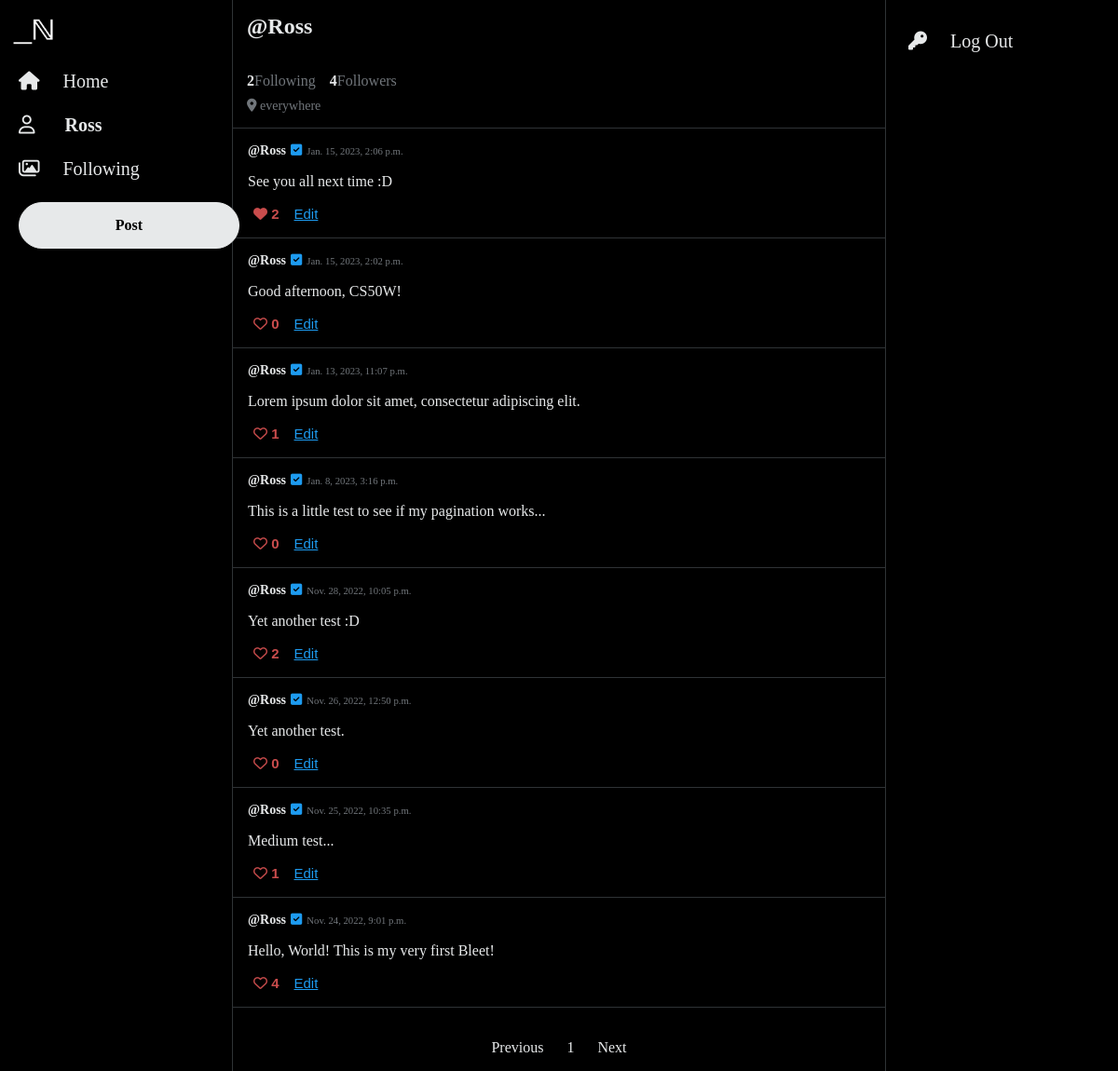
/profile/1 (signed in), run on the app's committed database.
### network/models.py (models this page shows, shortened)
class User(AbstractUser):
    pass

class Tweet(models.Model):
    author = models.ForeignKey(User, on_delete=models.CASCADE)
    tweetText = models.CharField(max_length=255)
    posted = models.DateTimeField(auto_now_add=True)
    like = models.ManyToManyField(User, blank=True, related_name="likes")

### network/views.py (the view)
# urls.py: path("profile/<int:user_id>", views.profile, name="profile"),
@login_required(redirect_field_name='my_redirect_field')
def profile(request, user_id):
    profile = User.objects.get(id=user_id)
    if Follow.objects.filter(user=user_id, followed_by=request.user).exists():
        following_status = True
    else:
        following_status = False
    followList = []
    following = request.user.following.all()
    for x in following:
        followList.append(x.user.id)
    tweets = Tweet.objects.filter(author=user_id).order_by('-posted')
    paginator = Paginator(tweets, 10)
    page_number = request.GET.get('page')
    page_obj = paginator.get_page(page_number)
    return render(request, "network/profile.html", {
        "page_obj": page_obj,
        "viewed_profile": profile.username,
        "viewed_profile_id": user_id,
        "tweets": tweets,
        "following": profile.following.all().count(),
        "followedBy": Follow.objects.filter(user=user_id).count(),
        "following_status": following_status
    })

### network/templates/network/profile.html (shortened to what this page needs)
{% extends "network/layout.html" %}
{% block body %}
<div class="profile">
   <h2 style="margin-top: 0;" data-id="{{viewed_profile_id}}">@{{viewed_profile}}</h2>
   <div class="profile-box">
   <div>
      <div style="display: flex;">
         <p class="follow-number">{{following}}</p> <p class="text-profile">Following</p> <p class="follow-number">{{followedBy}}</p> <p class="text-profile">Followers</p>
      </div>
   <span class="everywhere"><i class="fa-solid fa-location-dot"></i> everywhere</span>
   </div>
   </div>
</div>
<div class="container">
   {% for tweet in page_obj %}
   <div class="post">
      <div class="card" data-id="{{tweet.id}}">
         <div class="card-body rounded">
            <div class="card-info">
            <a class="card-title" href="{% url 'profile' user_id=tweet.author.id%}"><strong>@{{ tweet.author }}</strong></a>
            <i class="fa-solid fa-square-check" id="check"></i>
            <h6 class="card-subtitle">{{tweet.posted}}</h6>
            </div>
            <p class="card-text" id="tweetText">{{tweet.tweetText}}</p>
            {% if user.username in tweet.like.all|stringformat:'s' %}
            <button class="button-like" id="foo-like">
               <i class="fa-solid fa-heart"></i>&nbsp;<span id="number">{{ tweet.like.all.count }}</span>
            </button>
            {% else %}
            <button class="button-secondary" id="foo">
               <i class="fa-regular fa-heart"></i>&nbsp;<span id="number">{{ tweet.like.all.count }}</span>
            </button>
            {% endif %}
            {% if user.username == tweet.author|stringformat:'s' %}
            <button class="button-edit" id="edit">  Edit</button>
            {% endif %}
         </div>
      </div>
   </div>
   {% endfor %}
   <br>
   <nav aria-label="Page">
      <ul class="pagination">
         {% if page_obj.has_previous %}
         <li class="page-item">
            <a class="page-link" href="?page={{ page_obj.previous_page_number }}">Previous</a>
         </li>
         {% else %}
         <li class="page-item disabled">
            <a class="page-link disabled" href="#" tabindex="-1" aria-disabled="True">Previous</a>
         </li>
         {% endif %}
         {% for i in page_obj.paginator.page_range %}
         {% if page_obj.number == i %}
         <li class="page-item active" aria-current="page">
            <span class="page-link">
               {{ i }}
            </span>
         </li>
         {% else %}
         <li class="page-item"><a class="page-link" href="?page={{ i }}">{{ i }}</a></li>
         {% endif %}
         {% endfor %}
         {% if page_obj.has_next %}
         <li class="page-item">
            <a class="page-link" href="?page={{ page_obj.next_page_number }}">Next</a>
         </li>
         {% else %}
         <li class="page-item disabled">
            <a class="page-link disabled" href="#" tabindex="-1" aria-disabled="True">Next</a>
         </li>
         {% endif %}
      </ul>
   </nav>
</div>
{% endblock %}

### network/templates/network/layout.html (shortened to what this page needs)
{% load static %}
<!DOCTYPE html>
<html lang="en">
    <head>
        <link rel="stylesheet" href="{% static 'network/styles.css' %}"/>
        <link rel="stylesheet" href="https://cdnjs.cloudflare.com/ajax/libs/font-awesome/6.7.2/css/all.min.css">
    </head>
    <body>
        <header>
            <div class="sticky">
                <div class="logo">
                    <a href="{% url 'index' %}">
                        <img src="{% static '/network/logo.webp' %}" height="45" alt="logo"/>
                    </a>
                </div>
                <nav>
                    <div>
                        <ul style="margin: 0;">
                            {% if user.is_authenticated %}
                                <li class="nav-item">
                                    <a class="nav-link" href="{% url 'allPosts' %}">
                                        <i class="fa-sharp fa-solid fa-house" id="nav-icon"></i>
                                        <span class="nav-text">Home</span>
                                    </a>
                                </li>
                                <li class="nav-item">
                                    <a class="nav-link" href="{% url 'profile' user_id=user.id%}">
                                        <i class="fa-regular fa-user" id="nav-icon"></i>
                                        <strong class="nav-text" style="margin-left: 27px;">{{ user.username }}</strong>
                                    </a>
                                </li>
                                <li class="nav-item">
                                    <a class="nav-link" href="{% url 'following' %}">
                                        <i class="fa-regular fa-images"></i>
                                        <span class="nav-text">Following</span>
                                    </a>
                                </li>
                                <li class="nav-item button">
                                    <a class="nav-button" href="{% url 'tweet' %}" role="button">Post</a>
                                </li>
                            {% endif %}
                        </ul>
                    </div>
                </nav>
            </div>
        </header>
        <div class="body">
            {% block body %}
            {% endblock %}
        </div>
        <footer>
            <div class="sticky" style="margin-left: 12px;">
                <ul>
                    <li class="nav-item">
                        <a class="nav-link" href="{% url 'logout' %}" role="button">
                            <i class="fa-solid fa-key"></i>
                            <span class="nav-text">Log Out</span>
                        </a>
                    </li>
                </ul>
            </div>
        </footer>
    </body>
</html>

### network/static/network/styles.css (style rules this page uses)
body { display: flex; color: #e7e9ea; justify-content: center; background-color: #000; font-family: TwitterChirp; margin-top: 0; margin-bottom: 0; }
header { width: 275px; border-right: 1px solid #2F3336; }
footer { width: 275px; border-left: 1px solid #2F3336; }
ul { padding-inline-start: 0; }
#nav-icon { font-size: 20px; color: #e7e9ea; }
a.nav-link { font-size: 20px; color: #e7e9ea; text-decoration: none; }
a.card-title { margin: 0; color: #e7e9ea; text-decoration: none; font-size: 14px; }
a.page-link { color: #1d9bf0; }
a.page-link.disabled { color: #e7e9ea; text-decoration: none; cursor: default; }
.sticky { position: fixed; margin-top: 5px; }
.nav-item { align-items: center; display: flex; padding: 12px; }
.logo { padding: 5px; }
.nav-text { margin-left: 20px; margin-right: 16px; }
.nav-button { background-color: #e7e9ea; border: 1px solid #e7e9ea; border-radius: 25px; padding: 15px 25px; text-align: center; color: #000; text-decoration: none; font-weight: 600; width: 185px; }
.nav-item.button { background-color: transparent; border-radius: 25px; width: auto; }
.body { max-width: 750px; min-width: 700px; }
.post { border-bottom: 1px solid #2F3336; padding: 16px; }
.card-info { display: flex; align-items: baseline; gap: 5px; }
.card-subtitle { margin: 0; font-weight: normal; color: #71767b; }
#check { color: #1d9bf0; font-size: 14px; }
#foo { border: none; background-color: transparent; color: #c94c4c; font-size: 15px; cursor: pointer; }
#foo-like { border: none; background-color: transparent; color: #c94c4c; font-size: 15px; font-weight: bold; cursor: pointer; }
#number { font-weight: bold; }
.button-edit { border: none; background-color: transparent; color: #1d9bf0; font-size: 15px; cursor: pointer; text-decoration: underline; }
.pagination { display: flex; justify-content: center; gap: 25px; align-items: center; }
.page-item { display: block; }
.profile { border-bottom: 1px solid #2F3336; padding: 15px; }
p.follow-number { font-weight: 600; margin-bottom: .5em; }
p.text-profile { margin-right: 15px; font-weight: normal; color: #71767b; margin-bottom: .5em; }
span.everywhere { color: #71767b; font-size: 14px; }
.profile-box { display: flex; justify-content: space-between; }

### data on the page
User: username "Ross"
Tweet: author "Ross", posted "Jan. 15, 2023, 2:06 p.m.", tweetText "See you all next time :D", like.all.count "2", shows "Edit"
Tweet: author "Ross", posted "Jan. 15, 2023, 2:02 p.m.", tweetText "Good afternoon, CS50W!", like.all.count "0", shows "Edit"
Tweet: author "Ross", posted "Jan. 13, 2023, 11:07 p.m.", tweetText "Lorem ipsum dolor sit amet, consectetur adipiscing elit.", like.all.count "1", shows "Edit"
Tweet: author "Ross", posted "Jan. 8, 2023, 3:16 p.m.", tweetText "This is a little test to see if my pagination works...", like.all.count "0", shows "Edit"
Tweet: author "Ross", posted "Nov. 28, 2022, 10:05 p.m.", tweetText "Yet another test :D", like.all.count "2", shows "Edit"
Tweet: author "Ross", posted "Nov. 26, 2022, 12:50 p.m.", tweetText "Yet another test.", like.all.count "0", shows "Edit"
Tweet: author "Ross", posted "Nov. 25, 2022, 10:35 p.m.", tweetText "Medium test...", like.all.count "1", shows "Edit"
Tweet: author "Ross", posted "Nov. 24, 2022, 9:01 p.m.", tweetText "Hello, World! This is my very first Bleet!", like.all.count "4", shows "Edit"

### other printed values
{{ following }} "2"
{{ followedBy }} "4"
{{ i }} "1"
